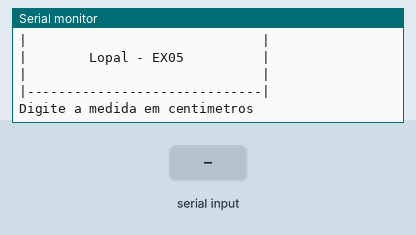
A sketch run on a simulated Arduino Uno, built with avr-gcc and run on an emulated ATmega328P. Parts: the last lines printed to the serial monitor. The test bench sets the inputs (shaded band).

Above: at 1.2 s.
1.3 s: "90,45\n" received over Serial
At 1.37 s:
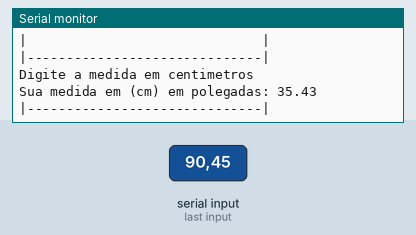
3.0 s: "30,150\n" received over Serial
At 3.08 s:
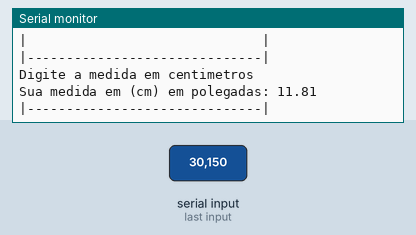
Timing chart, 0 to 6.0 s (numbered marks = the images above; inputs shaded):
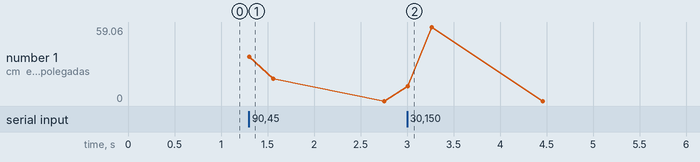

The sketch:

cent_metros1.ino
```cpp
// Faça um programa que receba a medida em centímetros e exiba esse número em polegadas.
//OBS: Uma polegada equivale a 2.54 centímetros.

//Variaveis
float centimetros =0;
float polegadas =0;
void setup()
{
 Serial.begin(9600);//Inicia a Serial
}

void loop()
{
   //Cabeçalho
  Serial.println("|------------------------------|");
  Serial.println("|                              |");
  Serial.println("|        Lopal - EX05          |");
  Serial.println("|                              |");
  Serial.println("|------------------------------|");

 Serial.println();
 Serial.println();
 //entrada
  Serial.println("Digite a medida em centimetros");
  while( ! Serial.available() ){}//Aguarda o usuário digitar (para loop)
  centimetros = Serial.parseFloat();// le o texto digitad o pelo usuario
 //processamento
  polegadas = polegadas = centimetros * 0.39370;
 //saída
  Serial.println();//pula uma linha
  Serial.println("Sua medida em (cm) em polegadas: " + String(polegadas) );
}
```

Measured:
- after the input at 1.3 s, the serial monitor: prints a new line at once (image 1)
- after the input at 3.0 s, the serial monitor: prints a new line at once (image 2)
